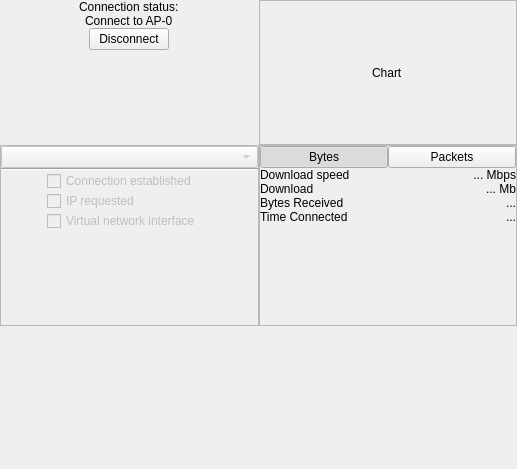
<?xml version="1.0" encoding="UTF-8"?>
<ui version="4.0">
 <class>MainScreen</class>
 <widget class="QWidget" name="MainScreen">
  <property name="geometry">
   <rect>
    <x>0</x>
    <y>0</y>
    <width>517</width>
    <height>469</height>
   </rect>
  </property>
  <property name="windowTitle">
   <string>Form</string>
  </property>
  <layout class="QGridLayout" name="gridLayout">
   <property name="leftMargin">
    <number>0</number>
   </property>
   <property name="topMargin">
    <number>0</number>
   </property>
   <property name="rightMargin">
    <number>0</number>
   </property>
   <property name="bottomMargin">
    <number>0</number>
   </property>
   <property name="spacing">
    <number>0</number>
   </property>
   <item row="0" column="1">
    <widget class="QFrame" name="frmChart">
     <property name="minimumSize">
      <size>
       <width>220</width>
       <height>145</height>
      </size>
     </property>
     <property name="frameShape">
      <enum>QFrame::StyledPanel</enum>
     </property>
     <property name="frameShadow">
      <enum>QFrame::Raised</enum>
     </property>
     <layout class="QVBoxLayout" name="verticalLayout_3">
      <property name="spacing">
       <number>0</number>
      </property>
      <property name="leftMargin">
       <number>0</number>
      </property>
      <property name="topMargin">
       <number>0</number>
      </property>
      <property name="rightMargin">
       <number>0</number>
      </property>
      <property name="bottomMargin">
       <number>0</number>
      </property>
      <item alignment="Qt::AlignHCenter">
       <widget class="QLabel" name="label_2">
        <property name="text">
         <string>Chart</string>
        </property>
       </widget>
      </item>
     </layout>
    </widget>
   </item>
   <item row="0" column="0">
    <widget class="QFrame" name="frmConnection">
     <property name="minimumSize">
      <size>
       <width>220</width>
       <height>145</height>
      </size>
     </property>
     <layout class="QVBoxLayout" name="verticalLayout">
      <property name="spacing">
       <number>0</number>
      </property>
      <property name="leftMargin">
       <number>0</number>
      </property>
      <property name="topMargin">
       <number>0</number>
      </property>
      <property name="rightMargin">
       <number>0</number>
      </property>
      <property name="bottomMargin">
       <number>0</number>
      </property>
      <item alignment="Qt::AlignHCenter">
       <widget class="QLabel" name="lblCaptionStatus">
        <property name="text">
         <string>Connection status:</string>
        </property>
       </widget>
      </item>
      <item alignment="Qt::AlignHCenter">
       <widget class="QLabel" name="lblStatusMessage">
        <property name="text">
         <string>Connect to AP-0</string>
        </property>
       </widget>
      </item>
      <item alignment="Qt::AlignHCenter">
       <widget class="CustomPlacementButton" name="btnConnection">
        <property name="text">
         <string>Disconnect</string>
        </property>
       </widget>
      </item>
      <item>
       <spacer name="verticalSpacer">
        <property name="orientation">
         <enum>Qt::Vertical</enum>
        </property>
        <property name="sizeHint" stdset="0">
         <size>
          <width>20</width>
          <height>40</height>
         </size>
        </property>
       </spacer>
      </item>
     </layout>
    </widget>
   </item>
   <item row="1" column="1">
    <widget class="QFrame" name="frmStatistics">
     <property name="minimumSize">
      <size>
       <width>220</width>
       <height>145</height>
      </size>
     </property>
     <property name="frameShape">
      <enum>QFrame::StyledPanel</enum>
     </property>
     <property name="frameShadow">
      <enum>QFrame::Raised</enum>
     </property>
     <layout class="QVBoxLayout" name="verticalLayout_4">
      <property name="spacing">
       <number>0</number>
      </property>
      <property name="leftMargin">
       <number>0</number>
      </property>
      <property name="topMargin">
       <number>0</number>
      </property>
      <property name="rightMargin">
       <number>0</number>
      </property>
      <property name="bottomMargin">
       <number>0</number>
      </property>
      <item>
       <widget class="QWidget" name="wgtTabs" native="true">
        <layout class="QHBoxLayout" name="horizontalLayout">
         <property name="spacing">
          <number>0</number>
         </property>
         <property name="leftMargin">
          <number>0</number>
         </property>
         <property name="topMargin">
          <number>0</number>
         </property>
         <property name="rightMargin">
          <number>0</number>
         </property>
         <property name="bottomMargin">
          <number>0</number>
         </property>
         <item>
          <widget class="QPushButton" name="btnBytes">
           <property name="text">
            <string>Bytes</string>
           </property>
           <property name="checkable">
            <bool>true</bool>
           </property>
           <property name="checked">
            <bool>true</bool>
           </property>
          </widget>
         </item>
         <item>
          <widget class="QPushButton" name="btnPackets">
           <property name="text">
            <string>Packets</string>
           </property>
           <property name="checkable">
            <bool>true</bool>
           </property>
          </widget>
         </item>
        </layout>
       </widget>
      </item>
      <item>
       <widget class="QWidget" name="wgtStatistics" native="true">
        <layout class="QFormLayout" name="formLayout_4">
         <property name="horizontalSpacing">
          <number>0</number>
         </property>
         <property name="verticalSpacing">
          <number>0</number>
         </property>
         <property name="leftMargin">
          <number>0</number>
         </property>
         <property name="topMargin">
          <number>0</number>
         </property>
         <property name="rightMargin">
          <number>0</number>
         </property>
         <property name="bottomMargin">
          <number>0</number>
         </property>
         <item row="1" column="0">
          <widget class="QLabel" name="lblDownloadSpeedCaption">
           <property name="text">
            <string>Download speed</string>
           </property>
          </widget>
         </item>
         <item row="1" column="1">
          <widget class="QLabel" name="lblDownloadSpeed">
           <property name="text">
            <string>... Mbps</string>
           </property>
           <property name="alignment">
            <set>Qt::AlignRight|Qt::AlignTrailing|Qt::AlignVCenter</set>
           </property>
          </widget>
         </item>
         <item row="2" column="0">
          <widget class="QLabel" name="lblDownloadCaption">
           <property name="text">
            <string>Download</string>
           </property>
          </widget>
         </item>
         <item row="2" column="1">
          <widget class="QLabel" name="lblDownload">
           <property name="text">
            <string>... Mb</string>
           </property>
           <property name="alignment">
            <set>Qt::AlignRight|Qt::AlignTrailing|Qt::AlignVCenter</set>
           </property>
          </widget>
         </item>
         <item row="3" column="0">
          <widget class="QLabel" name="lblBytesPacketsCaption">
           <property name="text">
            <string>Bytes Received</string>
           </property>
          </widget>
         </item>
         <item row="3" column="1">
          <widget class="QLabel" name="lblBytesPackets">
           <property name="text">
            <string>...</string>
           </property>
           <property name="alignment">
            <set>Qt::AlignRight|Qt::AlignTrailing|Qt::AlignVCenter</set>
           </property>
          </widget>
         </item>
         <item row="4" column="0">
          <widget class="QLabel" name="lblTimeConnectedCaption">
           <property name="text">
            <string>Time Connected</string>
           </property>
          </widget>
         </item>
         <item row="4" column="1">
          <widget class="QLabel" name="lblTimeConnected">
           <property name="text">
            <string>...</string>
           </property>
           <property name="alignment">
            <set>Qt::AlignRight|Qt::AlignTrailing|Qt::AlignVCenter</set>
           </property>
          </widget>
         </item>
        </layout>
       </widget>
      </item>
      <item>
       <spacer name="verticalSpacer_4">
        <property name="orientation">
         <enum>Qt::Vertical</enum>
        </property>
        <property name="sizeHint" stdset="0">
         <size>
          <width>20</width>
          <height>40</height>
         </size>
        </property>
       </spacer>
      </item>
     </layout>
    </widget>
   </item>
   <item row="1" column="0">
    <widget class="QFrame" name="frmStatus">
     <property name="minimumSize">
      <size>
       <width>220</width>
       <height>145</height>
      </size>
     </property>
     <property name="frameShape">
      <enum>QFrame::StyledPanel</enum>
     </property>
     <property name="frameShadow">
      <enum>QFrame::Raised</enum>
     </property>
     <layout class="QVBoxLayout" name="verticalLayout_2">
      <property name="spacing">
       <number>0</number>
      </property>
      <property name="leftMargin">
       <number>0</number>
      </property>
      <property name="topMargin">
       <number>0</number>
      </property>
      <property name="rightMargin">
       <number>0</number>
      </property>
      <property name="bottomMargin">
       <number>0</number>
      </property>
      <item>
       <widget class="QComboBox" name="cbbServer">
        <property name="enabled">
         <bool>false</bool>
        </property>
        <property name="currentText">
         <string/>
        </property>
       </widget>
      </item>
      <item>
       <widget class="Line" name="line">
        <property name="orientation">
         <enum>Qt::Horizontal</enum>
        </property>
       </widget>
      </item>
      <item>
       <widget class="QWidget" name="widget" native="true">
        <property name="minimumSize">
         <size>
          <width>0</width>
          <height>114</height>
         </size>
        </property>
        <layout class="QFormLayout" name="formLayout">
         <property name="horizontalSpacing">
          <number>0</number>
         </property>
         <property name="verticalSpacing">
          <number>0</number>
         </property>
         <property name="leftMargin">
          <number>0</number>
         </property>
         <property name="topMargin">
          <number>0</number>
         </property>
         <property name="rightMargin">
          <number>0</number>
         </property>
         <property name="bottomMargin">
          <number>0</number>
         </property>
         <item row="0" column="0" colspan="2">
          <widget class="QWidget" name="wgtMarginTopConnection" native="true"/>
         </item>
         <item row="2" column="0">
          <widget class="QWidget" name="wgtMarginLeft1" native="true">
           <property name="minimumSize">
            <size>
             <width>15</width>
             <height>0</height>
            </size>
           </property>
          </widget>
         </item>
         <item row="2" column="1">
          <widget class="QCheckBox" name="chbAuthorized">
           <property name="enabled">
            <bool>false</bool>
           </property>
           <property name="focusPolicy">
            <enum>Qt::NoFocus</enum>
           </property>
           <property name="text">
            <string>Connection established</string>
           </property>
           <property name="checkable">
            <bool>true</bool>
           </property>
           <property name="tristate">
            <bool>false</bool>
           </property>
          </widget>
         </item>
         <item row="4" column="1">
          <widget class="QCheckBox" name="chbStreamOpened">
           <property name="enabled">
            <bool>false</bool>
           </property>
           <property name="focusPolicy">
            <enum>Qt::NoFocus</enum>
           </property>
           <property name="text">
            <string>IP requested</string>
           </property>
          </widget>
         </item>
         <item row="4" column="0">
          <widget class="QWidget" name="wgtMarginLeft2" native="true">
           <property name="minimumSize">
            <size>
             <width>46</width>
             <height>0</height>
            </size>
           </property>
          </widget>
         </item>
         <item row="13" column="1">
          <widget class="QCheckBox" name="chbVirtualNetwork">
           <property name="enabled">
            <bool>false</bool>
           </property>
           <property name="mouseTracking">
            <bool>true</bool>
           </property>
           <property name="focusPolicy">
            <enum>Qt::NoFocus</enum>
           </property>
           <property name="text">
            <string>Virtual network interface</string>
           </property>
           <property name="checked">
            <bool>false</bool>
           </property>
          </widget>
         </item>
         <item row="13" column="0">
          <widget class="QWidget" name="wgtMarginLeft3" native="true">
           <property name="minimumSize">
            <size>
             <width>19</width>
             <height>0</height>
            </size>
           </property>
          </widget>
         </item>
         <item row="3" column="0" colspan="2">
          <widget class="QWidget" name="wgtMarginTopIP" native="true">
           <property name="minimumSize">
            <size>
             <width>41</width>
             <height>0</height>
            </size>
           </property>
          </widget>
         </item>
         <item row="11" column="0" colspan="2">
          <widget class="QWidget" name="wgtMarginTopVirtual" native="true"/>
         </item>
        </layout>
       </widget>
      </item>
      <item>
       <spacer name="verticalSpacer_2">
        <property name="orientation">
         <enum>Qt::Vertical</enum>
        </property>
        <property name="sizeHint" stdset="0">
         <size>
          <width>20</width>
          <height>40</height>
         </size>
        </property>
       </spacer>
      </item>
     </layout>
    </widget>
   </item>
   <item row="2" column="0">
    <spacer name="verticalSpacer_3">
     <property name="orientation">
      <enum>Qt::Vertical</enum>
     </property>
     <property name="sizeHint" stdset="0">
      <size>
       <width>20</width>
       <height>40</height>
      </size>
     </property>
    </spacer>
   </item>
   <item row="2" column="1">
    <spacer name="verticalSpacer_5">
     <property name="orientation">
      <enum>Qt::Vertical</enum>
     </property>
     <property name="sizeHint" stdset="0">
      <size>
       <width>20</width>
       <height>40</height>
      </size>
     </property>
    </spacer>
   </item>
  </layout>
 </widget>
 <customwidgets>
  <customwidget>
   <class>CustomPlacementButton</class>
   <extends>QPushButton</extends>
   <header location="global">CustomPlacementButton.h</header>
  </customwidget>
 </customwidgets>
 <resources/>
 <connections/>
</ui>
